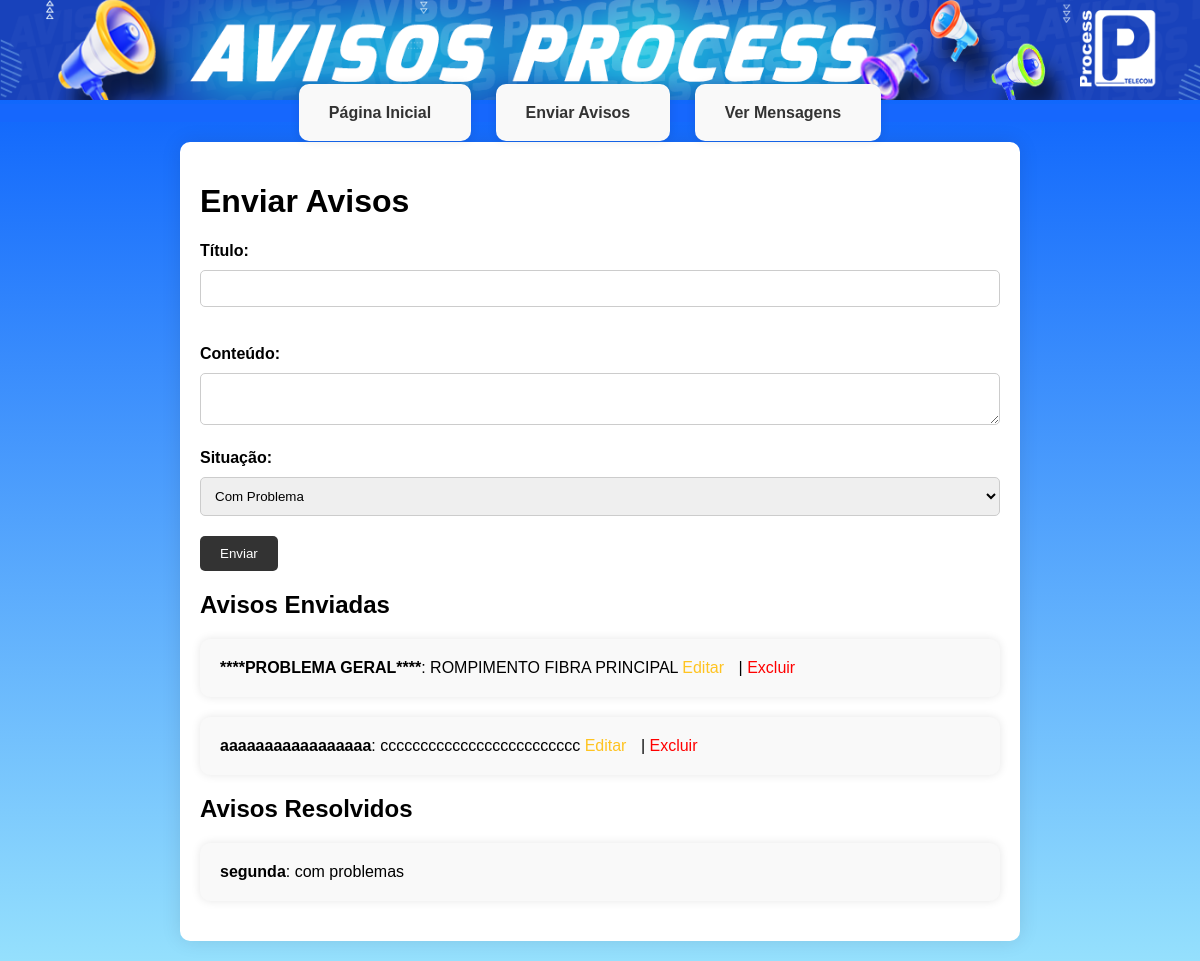
/admin, run on an earlier commit of the app's database.
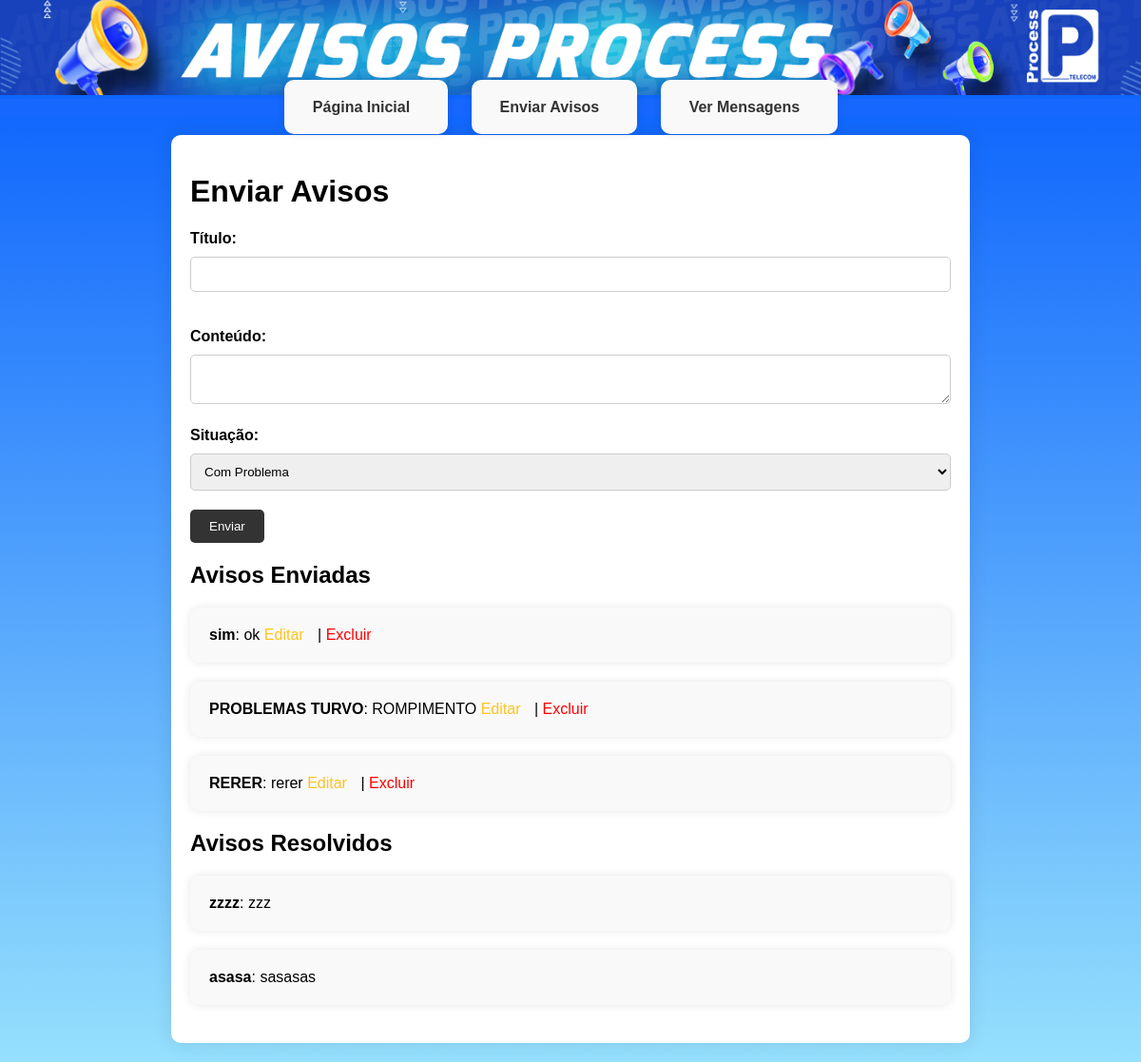
And on a later commit of the database.
### tables this page shows
CREATE TABLE messages (
                  id INTEGER PRIMARY KEY AUTOINCREMENT,
                  title TEXT NOT NULL,
                  content TEXT NOT NULL,
                  priority TEXT NOT NULL,
                  datetime TEXT NOT NULL);

### server.py (the view, shortened to what this page needs)
@app.route('/admin', methods=['GET', 'POST'])
def admin():
    messages = get_messages()
    resolved_messages = get_resolved_messages() # Obter as mensagens resolvidas
    return render_template('admin.html', messages=messages, resolved_messages=resolved_messages)

### server.py (called while the page is built)
def get_resolved_messages():
    conn = sqlite3.connect(DB_NAME)
    cursor = conn.cursor()
    cursor.execute("SELECT * FROM messages WHERE priority='resolvido'")
    resolved_messages = cursor.fetchall()
    conn.close()
    return resolved_messages

def get_messages():
    conn = sqlite3.connect(DB_NAME)
    cursor = conn.cursor()
    cursor.execute("SELECT * FROM messages WHERE priority != 'resolvido'")
    messages = cursor.fetchall()
    conn.close()
    return messages

### templates/admin.html (shortened to what this page needs)
<!DOCTYPE html>
<html lang="en">
<head>
    <link rel="stylesheet" href="{{ url_for('static', filename='css/styles.css') }}">
</head>
<body>
    <header>
        <header>
            <img src="static\images\banner.png" alt="Logo">
            <nav id="menu">
                <ul>
                    <li><a href="/">Página Inicial</a></li>
                    <li><a href="/admin">Enviar Avisos</a></li>
                    <li><a href="/messages">Ver Mensagens</a></li>
                </ul>
            </nav>
        </header>
    </header>
    <div class="container">
        <h1>Enviar Avisos</h1>
        <form action="/admin" method="post">
            <label for="title">Título:</label>
            <input type="text" id="title" name="title"><br><br>
            <label for="content">Conteúdo:</label>
            <textarea id="content" name="content"></textarea><br>
            <label for="priority">Situação:</label>
            <select id="priority" name="priority">
                <option value="com problema">Com Problema</option>
            </select><br>
            <button type="submit">Enviar</button>
        </form>
        <h2>Avisos Enviadas</h2>
        <ul>
            {% for message in messages %}
            <li>
                <strong>{{ message[1] }}</strong>: {{ message[2] }}
                <a href="/edit_message/{{ message[0] }}" class="edit" onclick="return confirmEdit()">Editar</a> |
                <a href="/delete_message/{{ message[0] }}" class="delete" onclick="return confirmDelete()">Excluir</a>
            </li>
            {% endfor %}
        </ul>
        <h2>Avisos Resolvidos</h2>
        <ul>
            {% for message in resolved_messages %}
            <li>
                <strong>{{ message[1] }}</strong>: {{ message[2] }}
            </li>
            {% endfor %}
        </ul>
    </div>
</body>
</html>

### static/css/styles.css (style rules this page uses)
body { font-family: Arial, sans-serif; margin: 0; padding: 0; background: linear-gradient(to bottom, #0159fc, #95e0fd); }
header img { background-color: #333; color: #fff; padding: 0px; text-align: center; background-size: cover; background-repeat: no-repeat; background-position: center center; height: 100px; width: 100%; }
header nav { text-align: center; width: 100%; top: 0; background-color: #1667fd; z-index: 1000; }
header nav ul { list-style-type: none; margin: 0; padding: 0; display: inline-block; }
header nav ul li { display: inline; margin-right: 20px; }
header nav ul li a { text-decoration: none; color: #333; font-weight: bold; padding: 5px 10px; transition: background-color 0.3s ease; }
.container { max-width: 800px; margin: 20px auto; padding: 20px; background-color: #fff; border-radius: 10px; box-shadow: 0 0 20px rgba(0, 0, 0, 0.1); }
form { margin-bottom: 20px; }
label { display: block; margin-bottom: 10px; font-weight: bold; }
input[type="text"], textarea { width: 100%; padding: 10px; margin-bottom: 20px; border: 1px solid #ccc; border-radius: 5px; box-sizing: border-box; }
select { width: 100%; padding: 10px; margin-bottom: 20px; border: 1px solid #ccc; border-radius: 5px; box-sizing: border-box; }
button[type="submit"] { padding: 10px 20px; background-color: #333; color: #fff; border: none; border-radius: 5px; cursor: pointer; transition: background-color 0.3s ease; }
ul { list-style-type: none; padding: 0; }
li { background-color: #f9f9f9; margin-bottom: 20px; padding: 20px; border-radius: 10px; box-shadow: 0 0 10px rgba(0, 0, 0, 0.1); }
li a { text-decoration: none; margin-right: 10px; }
li a.edit { color: rgba(255, 187, 0, 0.87); }
li a.delete { color: red; }

What changed in the data, as far as the page shows it:
removed messages: title "aaaaaaaaaaaaaaaaa", content "ccccccccccccccccccccccccc", shown under "Avisos Enviadas"
removed messages: title "segunda", content "com problemas", shown under "Avisos Resolvidos"
changed messages: title "****PROBLEMA GERAL****" → "sim"; content "ROMPIMENTO FIBRA PRINCIPAL" → "ok"
added messages: title "PROBLEMAS TURVO", content "ROMPIMENTO", shown under "Avisos Enviadas"
added messages: title "RERER", content "rerer", shown under "Avisos Enviadas"
added messages: title "zzzz", content "zzz", shown under "Avisos Resolvidos"
added messages: title "asasa", content "sasasas", shown under "Avisos Resolvidos"
